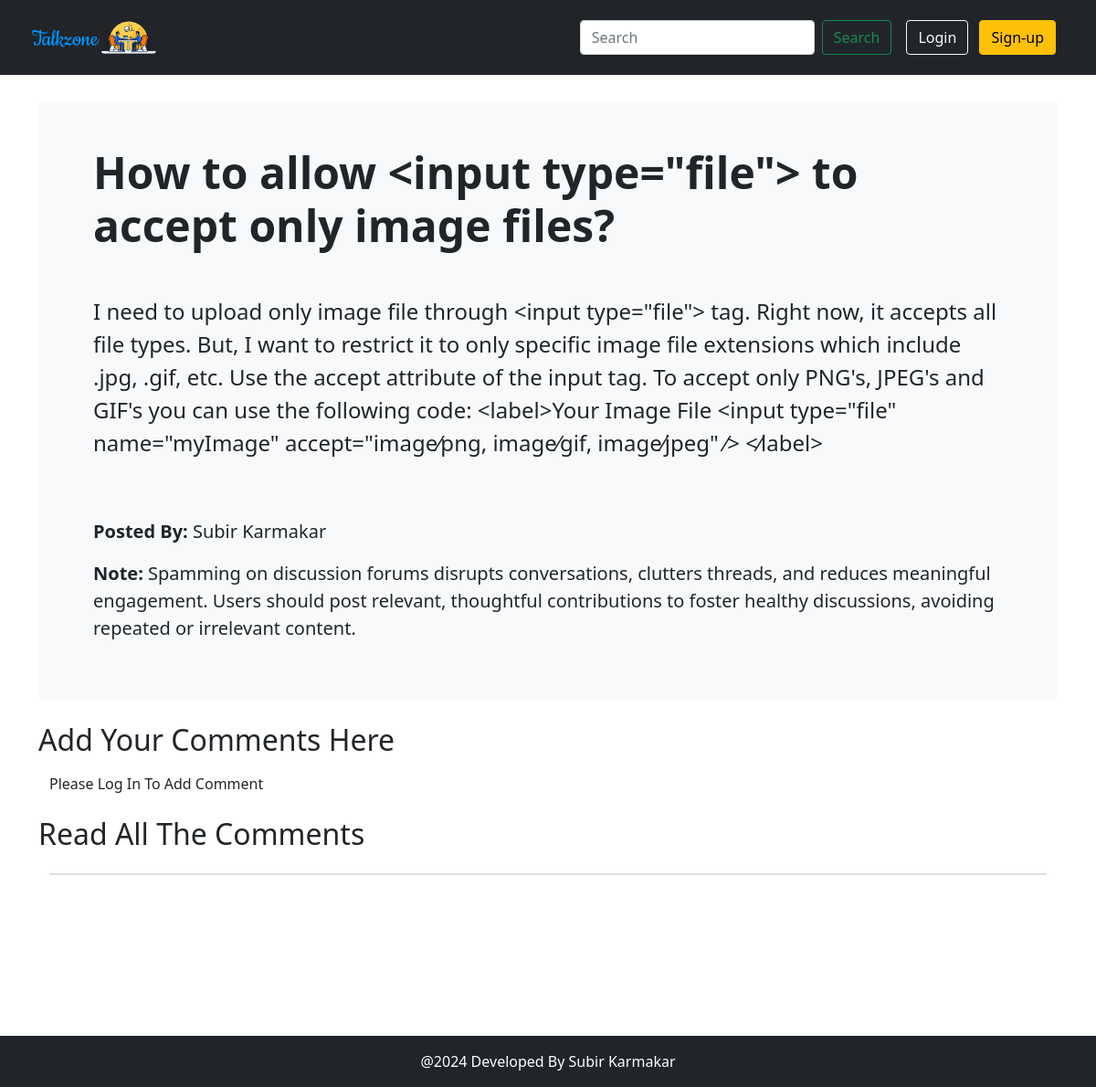
Page /forum-details.php?id=2 on the committed database.
### tables this page shows
CREATE TABLE `forum` (
  `forum_id` int(11) NOT NULL,
  `heading` varchar(100) NOT NULL,
  `details` longtext NOT NULL,
  `forum_img` varchar(100) DEFAULT NULL,
  `user_id` varchar(50) NOT NULL,
  `entry_timestamp` timestamp NOT NULL DEFAULT CURRENT_TIMESTAMP ON UPDATE CURRENT_TIMESTAMP,
  `update_timestamp` timestamp NOT NULL DEFAULT '0000-00-00 00:00:00'
);

CREATE TABLE `user_master` (
  `user_id` int(50) NOT NULL,
  `user_name` varchar(50) DEFAULT NULL,
  `user_contact` varchar(20) NOT NULL,
  `user_email` varchar(50) NOT NULL,
  `user_password` varchar(255) NOT NULL,
  `gender` varchar(20) NOT NULL,
  `address` longtext NOT NULL,
  `profile_img` varchar(100) NOT NULL,
  `entry_timestamp` timestamp NULL DEFAULT NULL ON UPDATE CURRENT_TIMESTAMP,
  `update_timestamp` timestamp NULL DEFAULT NULL
);

### forum-details.php (the view, shortened to what this page needs)
<!DOCTYPE html>
<html lang="en">
<head>
    <link href="https://cdn.jsdelivr.net/npm/bootstrap@5.0.2/dist/css/bootstrap.min.css" rel="stylesheet"
>
    <link rel="stylesheet" href="style.css">
</head>
<body>
    <?php
    include("components/header.php");
    ?>
    <?php
    $id = $_GET['id'];
    $query = "SELECT forum.heading, forum.details, forum.forum_img, user_master.user_name
                    FROM forum
                    LEFT JOIN user_master ON user_master.user_id = forum.user_id
                    WHERE forum.forum_id =  '$id ' ";
    $dataget = mysqli_query($con, $query);
    $row = mysqli_fetch_assoc($dataget);
    ?>
    <div class="container top-section">
        <div class="p-5 mb-4 bg-light rounded-3 inner-top-section ">
            <div class="container-fluid ">
                <h1 class="display-5 fw-bold"><?php echo $row['heading'] ?></h1>
                <p class="col-md-12 fs-4 mt-5"><?php echo $row['details'] ?></p>
                <br>
                <br>
                <p class="fs-5" style="font-weight:500"> <strong> Posted By: </strong> <?php echo $row['user_name'] ?></p>
                <p class="fs-5"><strong>Note:</strong> Spamming on discussion forums disrupts conversations, clutters threads, and
                    reduces meaningful engagement. Users should post relevant, thoughtful contributions to foster
                    healthy discussions, avoiding repeated or irrelevant content.</p>
            </div>
        </div>
        <h2 class="my-3">Add Your Comments Here</h2>
        <div class="container">
            <?php
            if (isset($_SESSION['login']) && $_SESSION['login'] == "Yes") {
                ?>
                <div class="mb-3">
                    <input type="hidden" name="forum_id" id="forum_id" value="<?php echo $id ?>">
                    <input type="hidden" name="user_id" id="user_id" value="<?php echo $_SESSION['user_id'] ?>">
                    <label for="comment" class="form-label">Type Your Comment</label>
                    <textarea class="form-control" id="comment" rows="3"></textarea>
                </div>
                <button type="submit" class="btn btn-primary" id="comment-submit">Submit</button>
                <?php
            } else {
                ?>
                <p>Please Log In To Add Comment</p>
                <?php
            }
            ?>
        </div>
        <h2 class="my-4">Read All The Comments</h2>
        <div class="container-fluid">
            <div class="card mb-3" id="comment-box" style="">
            </div>
        </div>
    </div>
    <div class="position-fixed bottom-0 end-1 me-2"
        style="z-index: 9999; opacity: 99; left:10px; bottom: 13px !important;">
    </div>
    <?php
    include("components/footer.php");
    ?>
</body>
</html>

### style.css (style rules this page uses)
* { box-sizing: border-box; padding: 0; margin: 0; }
html { max-height: 90vh; }
.top-section { margin-top: 7rem; margin-bottom: 3rem; padding-bottom: 7rem; min-height: 75vh; }

### rows in the picture
forum: heading "How to allow <input type=\"file\"> to accept only image files?", details "I need to upload only image file through <input type=\"file\"> tag. Right now, it accepts all file types. But, I want to restrict it to only specific image file extensions which include .jpg, .gif, etc. Use the accept attribute of the input tag. To accept only PNG's, JPEG's and GIF's you can use the following code: <label>Your Image File <input type=\"file\" name=\"myImage\" accept=\"image⁄png, image⁄gif, image⁄jpeg\" ⁄> <⁄label>", user.user_name "Subir Karmakar"
